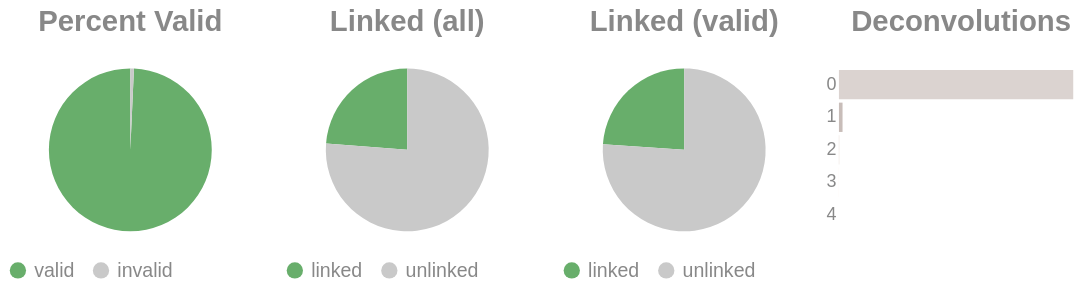

Write notebook code for a chart like this one.
### Code cell
if SKIPLR:
    pass
else:
    clash = Counter()
    for i in valids['molecule'].to_list():
        _mol = i.split("-")
        if len(_mol) == 1:
            clash.update('0')
        else:
            clash.update(_mol[-1])

    _d = {"deconvolutions": [], 'count': []}
    for k,v in clash.items():
        _d['deconvolutions'].append(k)
        _d['count'].append(v)

    tot_valid = valids['reads'].sum()
    mask = valids['reads'] >= 2
    n_linked_reads = valids.filter(mask)['reads'].sum()
    if n_linked_reads == 0:
        print_html("No linked molecules (>=2 reads) were detected; skipping linked-only distributions.")
        SKIPLR = True
    else:
        perc_valid = round(tot_valid / n_reads, 4)
        linked_perc_abs = round(n_linked_reads / n_reads, 4)
        linked_perc = round(n_linked_reads / tot_valid, 4)

    _valid = pl.DataFrame({"valids": ['valid', 'invalid'], "count": [tot_valid, n_reads - tot_valid]})
    _linked_abs = pl.DataFrame({"linked (absolute)": ['linked', 'unlinked'], "count": [n_linked_reads, n_reads - n_linked_reads]})
    _linked_rel = pl.DataFrame({"linked (valids)": ['linked', 'unlinked'], "count": [n_linked_reads, tot_valid - n_linked_reads]})

    (
        alt.hconcat(
            piechart(_valid, goodval = 'valid', title = "Percent Valid"),
            piechart(_linked_abs, goodval = "linked", title =  "Linked (all)"),
            piechart(_linked_rel, goodval = "linked", title =  "Linked (valid)"),
            convolutionbar(pl.DataFrame(_d), title = "Deconvolutions"),
            center = True,
            bounds = 'flush'
        )
        .resolve_scale(color='independent')
        .resolve_legend('independent')
        .properties(usermeta={'embedOptions': {"actions": False}})
    ).display()

### Figure 1 — Vega-Lite specification as saved in the notebook (floating-point values rounded to 4 significant figures)
{"width": "container", "height": 400, "config": {"title": {"anchor": "start", "dy": -15, "fontSize": 18, "color": "#888888", "subtitleColor": "#888888", "subtitleFontSize": 14}, "arc": {"fill": "#0072B2"}, "axis": {"domainColor": "#888888", "domainWidth": 0.5, "gridWidth": 0.2, "grid": false, "titleFontWeight": 400, "titleFontSize": 15, "labelFontSize": 11, "labelColor": "#888888", "tickColor": "#888888", "tickWidth": 0.2, "titleColor": "#888888"}, "axisBand": {"grid": false}, "axisX": {"grid": true, "tickSize": 10, "domainCap": "round"}, "axisY": {"domain": false, "grid": true, "tickSize": 0, "domainCap": "round"}, "background": "transparent", "header": {"labelFontSize": 15, "labelColor": "#888888", "titleFontSize": 15, "titleFontWeight": 600, "titleColor": "#888888"}, "legend": {"labelFont": "sans-serif", "labelFontSize": 12, "labelColor": "#888888", "symbolSize": 100, "symbolType": "circle", "titleFontSize": 12, "titlePadding": 10, "titleColor": "#888888", "title": null}, "range": {"category": ["#E69F00", "#56B4E9", "#009E73", "#F0E442", "#0072B2", "#D55E00", "#CC79A7", "#000000"], "diverging": ["#cfe8f3", "#a2d4ec", "#73bfe2", "#46abdb", "#1696d2", "#12719e"]}, "area": {"fill": "#0072B2", "fillOpacity": 0.7, "line": true, "strokeOpacity": 0.7}, "line": {"color": "#0072B2", "stroke": "#0072B2", "strokeWidth": 2}, "trail": {"color": "#0072B2", "stroke": "#0072B2", "strokeWidth": 0, "size": 1}, "point": {"filled": true, "fillOpacity": 1.0, "size": 95}, "text": {"color": "#888888", "fontSize": 11, "align": "right", "fontWeight": 400, "size": 11}, "bar": {"fill": "#0072B2", "stroke": null}, "view": {"stroke": null, "continuousWidth": 660, "continuousHeight": 400}}, "hconcat": [{"data": {"name": "data-daa7fa3da21761b25b43ac13b7313d91"}, "mark": {"type": "arc"}, "encoding": {"color": {"field": "valids", "legend": {"orient": "bottom", "title": null}, "scale": {"domain": ["valid", "invalid"], "range": ["#68ae6b", "#C9C9C9"]}, "title": "Valids", "type": "nominal"}, "theta": {"field": "count", "type": "quantitative"}, "tooltip": [{"field": "valids", "title": "Valids", "type": "ordinal"}, {"field": "percent", "format": ".2%", "title": "Percent", "type": "quantitative"}, {"field": "count", "title": "Count", "type": "quantitative"}]}, "height": 100, "title": {"text": "Percent Valid", "align": "center", "anchor": "middle"}, "transform": [{"calculate": "datum.count / 747066", "as": "percent"}], "width": 150}, {"data": {"name": "data-83d626a60b4813e56a014c1bab75d89e"}, "mark": {"type": "arc"}, "encoding": {"color": {"field": "linked (absolute)", "legend": {"orient": "bottom", "title": null}, "scale": {"domain": ["linked", "unlinked"], "range": ["#68ae6b", "#C9C9C9"]}, "title": "Linked (Absolute)", "type": "nominal"}, "theta": {"field": "count", "type": "quantitative"}, "tooltip": [{"field": "linked (absolute)", "title": "Linked (Absolute)", "type": "ordinal"}, {"field": "percent", "format": ".2%", "title": "Percent", "type": "quantitative"}, {"field": "count", "title": "Count", "type": "quantitative"}]}, "height": 100, "title": {"text": "Linked (all)", "align": "center", "anchor": "middle"}, "transform": [{"calculate": "datum.count / 747066", "as": "percent"}], "width": 150}, {"data": {"name": "data-2f6cd7cc38b786821914bd7de52e99aa"}, "mark": {"type": "arc"}, "encoding": {"color": {"field": "linked (valids)", "legend": {"orient": "bottom", "title": null}, "scale": {"domain": ["linked", "unlinked"], "range": ["#68ae6b", "#C9C9C9"]}, "title": "Linked (Valids)", "type": "nominal"}, "theta": {"field": "count", "type": "quantitative"}, "tooltip": [{"field": "linked (valids)", "title": "Linked (Valids)", "type": "ordinal"}, {"field": "percent", "format": ".2%", "title": "Percent", "type": "quantitative"}, {"field": "count", "title": "Count", "type": "quantitative"}]}, "height": 100, "title": {"text": "Linked (valid)", "align": "center", "anchor": "middle"}, "transform": [{"calculate": "datum.count / 741753", "as": "percent"}], "width": 150}, {"data": {"name": "data-3e4dbd776ceaffdbe74dc33e85dc6c02"}, "mark": {"type": "bar"}, "encoding": {"color": {"field": "deconvolutions", "legend": null, "scale": {"scheme": "lightgreyred"}, "type": "nominal"}, "tooltip": [{"field": "deconvolutions", "title": "Deconvolutions", "type": "ordinal"}, {"field": "percent", "format": ".2%", "title": "Percent", "type": "quantitative"}, {"field": "count", "title": "Count", "type": "quantitative"}], "x": {"axis": null, "field": "count", "type": "quantitative"}, "y": {"field": "deconvolutions", "sort": "ascending", "title": null, "type": "nominal"}}, "height": 100, "title": {"text": "Deconvolutions", "align": "center", "anchor": "middle"}, "transform": [{"calculate": "datum.count / 633321", "as": "percent"}], "width": 150}], "bounds": "flush", "center": true, "resolve": {"legend": {"angle": "independent"}, "scale": {"color": "independent"}}, "usermeta": {"embedOptions": {"actions": false}}, "$schema": "https://vega.github.io/schema/vega-lite/v6.1.0.json", "datasets": {"data-daa7fa3da21761b25b43ac13b7313d91": [{"valids": "valid", "count": 741753}, {"valids": "invalid", "count": 5313}], "data-83d626a60b4813e56a014c1bab75d89e": [{"linked (absolute)": "linked", "count": 177407}, {"linked (absolute)": "unlinked", "count": 569659}], "data-2f6cd7cc38b786821914bd7de52e99aa": [{"linked (valids)": "linked", "count": 177407}, {"linked (valids)": "unlinked", "count": 564346}], "data-3e4dbd776ceaffdbe74dc33e85dc6c02": [{"deconvolutions": "0", "count": 623244}, {"deconvolutions": "1", "count": 9592}, {"deconvolutions": "2", "count": 434}, {"deconvolutions": "3", "count": 48}, {"deconvolutions": "4", "count": 3}]}}
